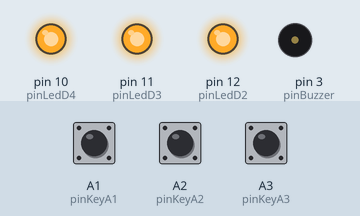
This sketch was run on a simulated Arduino Uno, built with avr-gcc and run on an emulated ATmega328P. Parts: output pins drawn as LEDs (lit = HIGH), buzzer (waves = sounding). The inputs (shaded band) are chosen by the test bench; at power-on: A1 (pinKeyA1) HIGH, A2 (pinKeyA2) HIGH, A3 (pinKeyA3) HIGH.

Above: at 1.2 s.
1.3 s: A1 (pinKeyA1) pulled LOW for 0.15 s
At 1.9 s:
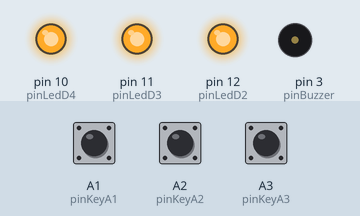
3.0 s: A2 (pinKeyA2) pulled LOW for 0.15 s
At 4.3 s:
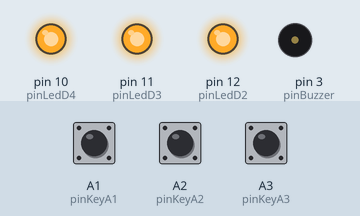
4.6 s: A3 (pinKeyA3) pulled LOW for 0.15 s
At 5.2 s:
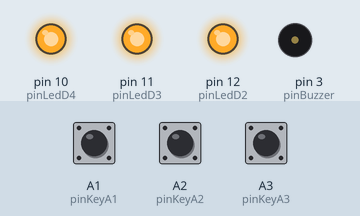
6.3 s: A3 (pinKeyA3) pulled LOW for 3.2 s
At 6.9 s:
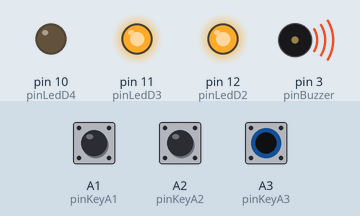
11.0 s: A1 (pinKeyA1) pulled LOW for 1 s
At 11.8 s:
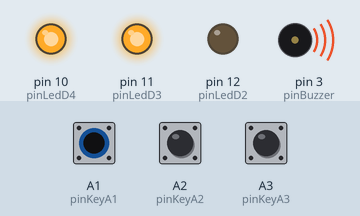
13.5 s: A1 (pinKeyA1) pulled LOW for 3.2 s
At 17.3 s:
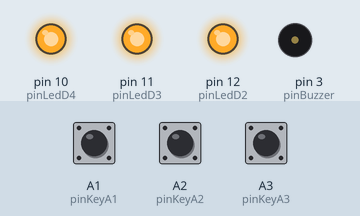
Timing chart, 0 to 18.8 s (numbered marks = the images above; inputs shaded):
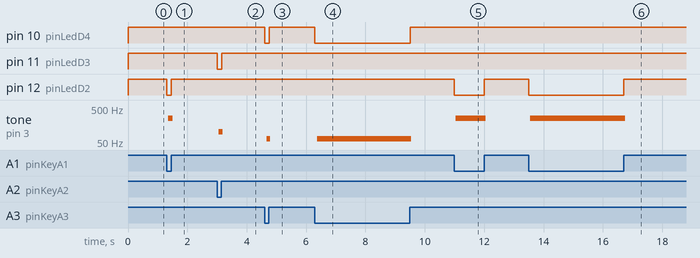

The sketch:

BuzzerByKey.ino
```cpp
/*----------------------------------------------------
Name: BuzzerByKey

Description: Sounds the buzzer with a different
              frequency based on which key is
              pressed.

Hardware Shield： Funduino Multi-Function Board K74544BS.
Tesed Boards:     Arduino UNO CH431
                  BTE UNO Clone
                  Osepp Uno R3 Plus
                  Leonardo Eduino

Author: Bill Brouwer
Date:   14Nov2014

This code is in the public domain.
------------------------------------------------------*/
int pinLedD2 = 12;  // Define the D3 pin as led.
int pinLedD3 = 11;  // Define the D2 pin as led.
int pinLedD4 = 10;  // Define the D1 pin as led.
int pinKeyA1 = A1;  // Define key 1 pin label s1-a1.
int pinKeyA2 = A2;  // Define key 2 pin label s2-a2.
int pinKeyA3 = A3;  // Define key 3 pin label s3-a3.

int pinBuzzer = 3;  // The buzzer is connected to digital pin 3.

int iKeyState1;     // Key state for key 1.
int iKeyState2;     // Key state for key 2.
int iKeyState3;     // Key state for key 3.

void setup()
{
  // Define the led pins to be output.
  pinMode(pinLedD2, OUTPUT);
  pinMode(pinLedD3, OUTPUT);
  pinMode(pinLedD4, OUTPUT);

  pinMode(pinBuzzer, OUTPUT);
  digitalWrite(pinBuzzer, HIGH);  // Turn off the sound.

  // Define the key switchs to be input.
  pinMode(pinKeyA1, INPUT);
  pinMode(pinKeyA2, INPUT);
  pinMode(pinKeyA3, INPUT);
}

void loop()
{
  // The arduino loop() runs continuously in an never ending loop with the frequency determined
  // by the speed of the processor.  Sound is based on frequency (more than this is beyond
  // the scientific ability of this lowly systems analyst and the code uses this fact and the
  // infinite  looping by modify the execution frequency via the delay() funciton.
  // For more on sound frequency please see see http://en.wikipedia.org/wiki/Sound

  iKeyState1 = digitalRead(pinKeyA1); // Read the key state into variable.
  digitalWrite(pinLedD2, iKeyState1); // Set the LED to be the same as the key state variable.
  if (iKeyState1 == LOW) SoundBuzzer(2);

  iKeyState2 = digitalRead(pinKeyA2); // Read the key state into variable.
  digitalWrite(pinLedD3, iKeyState2); // Set the LED to be the same as the key state variable.
  if (iKeyState2 == LOW) SoundBuzzer(5);

  iKeyState3 = digitalRead(pinKeyA3); // Read the key state into variable.
  digitalWrite(pinLedD4, iKeyState3); // Set the LED to be the same as the key state variable.
  if (iKeyState3 == LOW) SoundBuzzer(8);

  if ((iKeyState1 + iKeyState2 + iKeyState3 == 3)) {
    // None of the keys are pressed therefore turn the buzzer off.
    digitalWrite(pinBuzzer, HIGH);
  }
}

void SoundBuzzer(unsigned int uiFreq) {
  if (uiFreq > 0) {
    digitalWrite(pinBuzzer, HIGH);   // Tnrn buzzer on.
    delay(uiFreq);                   // Setting the delay determines frequency.

    digitalWrite(pinBuzzer, LOW);   // Turn buzzer off.
    delay(uiFreq);                  // Setting the delay determines frequency.
  }
  else digitalWrite(pinBuzzer, HIGH); // Turn buzzer off.
}
```

Measured:
- after the input at 1.3 s, pin 12 (pinLedD2): HIGH → LOW at once, → HIGH 0.15 s later; tone on pin 3 (pinBuzzer): silent → 247 Hz after 0.05 s, → silent 0.16 s later
- after the input at 3.0 s, pin 11 (pinLedD3): HIGH → LOW at once, → HIGH 0.15 s later; tone on pin 3 (pinBuzzer): silent → 99 Hz after 0.07 s, → silent 0.12 s later
- after the input at 4.6 s, pin 10 (pinLedD4): HIGH → LOW at once, → HIGH 0.16 s later; tone on pin 3 (pinBuzzer): silent → 62 Hz after 0.08 s, → silent 0.12 s later
- after the input at 6.3 s, pin 10 (pinLedD4): HIGH → LOW at once, → HIGH 3.2 s later; tone on pin 3 (pinBuzzer): silent → 62 Hz after 0.08 s, → silent 3.2 s later
- after the input at 11.0 s, pin 12 (pinLedD2): HIGH → LOW at once, → HIGH 1.0 s later; tone on pin 3 (pinBuzzer): silent → 247 Hz after 0.05 s, → silent 1.0 s later
- after the input at 13.5 s, pin 12 (pinLedD2): HIGH → LOW at once, → HIGH 3.2 s later; tone on pin 3 (pinBuzzer): silent → 247 Hz after 0.05 s, → silent 3.2 s later
